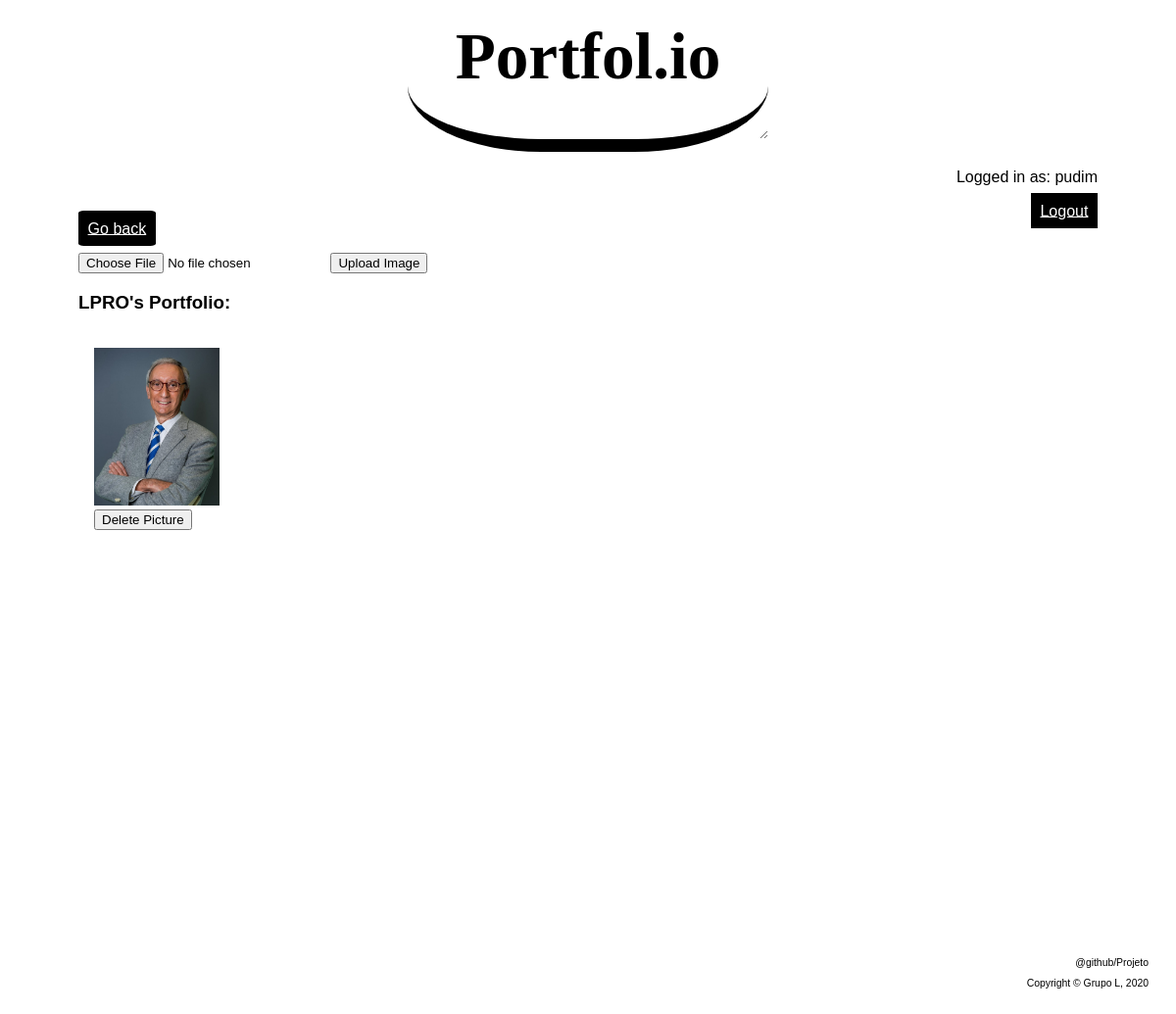
The page /pages/admin.php?subject=2 (signed in) on the database its author committed.
### tables this page shows
CREATE TABLE subject (
    	id integer primary key autoincrement,
    	name text not null,
    	folder_path text,
        admin_id integer references student(id) not null,
        CONSTRAINT user_unique_error UNIQUE (name)
        CONSTRAINT user_unique_error UNIQUE (folder_path)
    );

CREATE TABLE photo (
        id integer primary key autoincrement,
        name text not null,
        subject_id integer references subject(id) not null,
        student_id integer references student(id) not null,
        created_at timestamp DEFAULT CURRENT_TIMESTAMP not null
    );

### database/subjects.php (called while the page is built, shortened)
<?php
    function getSubjectNameFromID($admin_id){
        global $db;
        $stmt= $db->prepare('SELECT name from subject where id = ?');
        $stmt->execute(array($admin_id));
        return ($stmt->fetchColumn());
    }
?>

### database/photos.php (called while the page is built, shortened)
<?php
    function getSubjectPhotos($subject_id) {
        global $db;
        $stmt= $db->prepare('SELECT * from photo where subject_id = ?');
        $stmt->execute(array($subject_id));
        return ($stmt->fetchAll());
    }
?>

### pages/admin.php (the view, shortened to what this page needs)
<?php
    include_once('../database/connect.php');
    include_once('../database/subjects.php');
    include_once('../database/photos.php');
    $subject_id=$_GET['subject'];
    $subject_name=getSubjectNameFromID($subject_id);
    $result=getSubjectPhotos($subject_id);
?>
<!DOCTYPE html>
<html lang="en">
<head>
    <link href="../css/MainpageStyle.css" rel="stylesheet">
    <link href="../css/GalleryStyle.css" rel="stylesheet">
    <link href="../css/SubjectsStyle.css" rel="stylesheet">
</head>
<body>
    <header>
        <h1><a href="../pages/user_mainpage.php"> Portfol.io</a></h1>
    </header>
    <div id="username">
        <p>Logged in as: <?= $_SESSION['username'] ?></p>
        <a href="../actions/ActionLogout.php">Logout</a>
    </div>
    <nav id="operations">
        <a href="user_mainpage.php" id="Back">Go back</a>
    </nav>
    <form action="../actions/ActionUpload.php" method="post" enctype="multipart/form-data">
        <input type="file" name="photoToUpload" id="photoToUpload">
        <input type="submit" value="Upload Image" name="submit">
    </form>
    <nav id="pictures">
        <h3><?php echo $subject_name ?>'s Portfolio:</h3>
        <ul>
            <?php foreach($result as $row) { ?>
                <li>
                    <a href="/pictures/<?php echo $subject_name ?>/<?php echo $row['name'] ?>"><img id="pics" src="../pictures/<?php echo $subject_name ?>/<?php echo $row['name'] ?>"  alt="Picture"></a>
                        <form action="../actions/ActionDeletePhoto.php" method="post" enctype="multipart/form-data">
                            <input type="submit" value="Delete Picture" name="admin">
                        </form>
                </li>
            <?php } ?>
        </ul>
    </nav>
    <footer>
        <a href="https://github.com/zymil/Portfolio">@github/Projeto</a>
        <p>Copyright &copy; Grupo L, 2020</p>
    </footer>
</body>
</html>

### css/MainpageStyle.css (style rules this page uses)
body { font-family: Arial, Verdana, monospace; background-repeat: no-repeat; background-attachment: fixed; background-size: cover; background-position: auto; background-image: url(../img/portfolio4.png); -webkit-font-smoothing: antialiased; margin-left: 5em; margin-right: 5em; }
body > header { font-size: 2.1em; border-style: solid; flex-direction: column; text-align: center; border-bottom-width: 0.4em; margin-bottom: 0.5em; margin-right: 10em; margin-left: 10em; margin-top: -1em; border-top-width: 0; border-right-width: 0; border-left-width: 0; border-radius: 37%; resize: vertical; overflow: auto; font-family: "Lucida Handwriting"; display: flex; }
body > header h1 a:-webkit-any-link { color: black; cursor: pointer; text-decoration: none; }
#operations a { padding: 0.6em; background: rgb(0, 0, 0); color: #ffffff; border-radius: 7%; }
body > footer { text-align: right; font-size: 0.65em; margin: auto; display: block; margin-top: 10em; text-decoration: none; margin: 0; margin-top: 35em; margin-right: -5em; }
body > div { text-align: right; }
body > div#username a { padding: 0.6em; background: rgb(0, 0, 0); color: #ffffff; font-size: 1em; flex-direction: column; }
body > footer a { color: black; text-decoration: none; background-color: transparent; }

### css/GalleryStyle.css (style rules this page uses)
#pictures ul { display: grid; grid-gap: 1em; grid-template-columns: repeat(6, minmax(1px, 100%)); padding-left: 0; list-style: none; }
#pictures li { padding: 1em; margin-bottom: 3.5em; }
img#pics { max-width:100%; height:auto; transition: transform .2s; }

### rows shown on the page
subject: name "LPRO"
photo: subject+name (picture)

### other values the page prints
$_SESSION['username'] "pudim"
